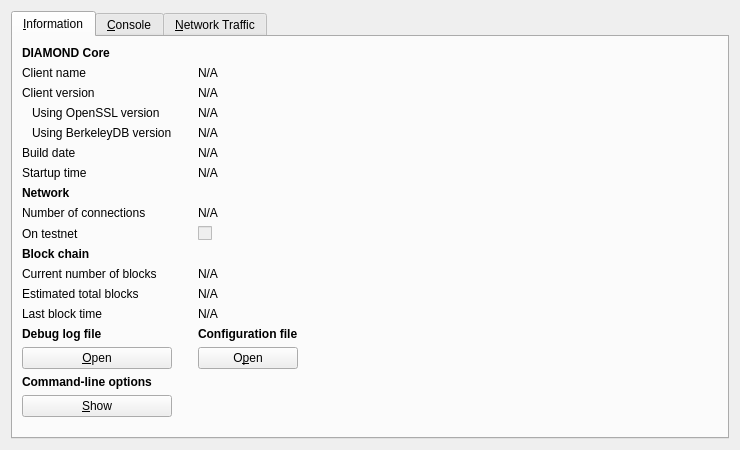
<?xml version="1.0" encoding="UTF-8"?>
<ui version="4.0">
 <class>RPCConsole</class>
 <widget class="QWidget" name="RPCConsole">
  <property name="geometry">
   <rect>
    <x>0</x>
    <y>0</y>
    <width>740</width>
    <height>450</height>
   </rect>
  </property>
  <property name="windowTitle">
   <string>DIAMOND - Debug window</string>
  </property>
  <layout class="QVBoxLayout" name="verticalLayout_2">
   <item>
    <widget class="QTabWidget" name="tabWidget">
     <property name="currentIndex">
      <number>0</number>
     </property>
     <widget class="QWidget" name="tab_info">
      <attribute name="title">
       <string>&amp;Information</string>
      </attribute>
      <layout class="QGridLayout" name="gridLayout">
       <item row="15" column="2">
        <widget class="QLabel" name="labelConfigfile">
         <property name="font">
          <font>
           <weight>75</weight>
           <bold>true</bold>
          </font>
         </property>
         <property name="text">
          <string>Configuration file</string>
         </property>
        </widget>
       </item>
       <item row="13" column="2">
        <widget class="QLabel" name="lastBlockTime">
         <property name="cursor">
          <cursorShape>IBeamCursor</cursorShape>
         </property>
         <property name="text">
          <string>N/A</string>
         </property>
         <property name="textFormat">
          <enum>Qt::PlainText</enum>
         </property>
         <property name="textInteractionFlags">
          <set>Qt::LinksAccessibleByMouse|Qt::TextSelectableByKeyboard|Qt::TextSelectableByMouse</set>
         </property>
        </widget>
       </item>
       <item row="11" column="0">
        <widget class="QLabel" name="label_3">
         <property name="text">
          <string>Current number of blocks</string>
         </property>
        </widget>
       </item>
       <item row="11" column="2">
        <widget class="QLabel" name="numberOfBlocks">
         <property name="cursor">
          <cursorShape>IBeamCursor</cursorShape>
         </property>
         <property name="text">
          <string>N/A</string>
         </property>
         <property name="textFormat">
          <enum>Qt::PlainText</enum>
         </property>
         <property name="textInteractionFlags">
          <set>Qt::LinksAccessibleByMouse|Qt::TextSelectableByKeyboard|Qt::TextSelectableByMouse</set>
         </property>
        </widget>
       </item>
       <item row="17" column="0">
        <widget class="QLabel" name="labelCLOptions">
         <property name="font">
          <font>
           <weight>75</weight>
           <bold>true</bold>
          </font>
         </property>
         <property name="text">
          <string>Command-line options</string>
         </property>
        </widget>
       </item>
       <item row="16" column="0">
        <widget class="QPushButton" name="openDebugLogfileButton">
         <property name="toolTip">
          <string>Open the DIAMOND debug log file from the current data directory. This can take a few seconds for large log files.</string>
         </property>
         <property name="text">
          <string>&amp;Open</string>
         </property>
         <property name="autoDefault">
          <bool>false</bool>
         </property>
        </widget>
       </item>
       <item row="15" column="0">
        <widget class="QLabel" name="labelDebugLogfile">
         <property name="font">
          <font>
           <weight>75</weight>
           <bold>true</bold>
          </font>
         </property>
         <property name="text">
          <string>Debug log file</string>
         </property>
        </widget>
       </item>
       <item row="18" column="3" rowspan="2">
        <spacer name="horizontalSpacer">
         <property name="orientation">
          <enum>Qt::Horizontal</enum>
         </property>
         <property name="sizeHint" stdset="0">
          <size>
           <width>404</width>
           <height>20</height>
          </size>
         </property>
        </spacer>
       </item>
       <item row="19" column="1">
        <spacer name="verticalSpacer">
         <property name="orientation">
          <enum>Qt::Vertical</enum>
         </property>
         <property name="sizeHint" stdset="0">
          <size>
           <width>20</width>
           <height>40</height>
          </size>
         </property>
        </spacer>
       </item>
       <item row="18" column="0">
        <widget class="QPushButton" name="showCLOptionsButton">
         <property name="toolTip">
          <string>Show the DIAMOND-Qt help message to get a list with possible DIAMOND command-line options.</string>
         </property>
         <property name="text">
          <string>&amp;Show</string>
         </property>
         <property name="autoDefault">
          <bool>false</bool>
         </property>
        </widget>
       </item>
       <item row="13" column="0">
        <widget class="QLabel" name="label_2">
         <property name="text">
          <string>Last block time</string>
         </property>
        </widget>
       </item>
       <item row="7" column="0">
        <widget class="QLabel" name="label_11">
         <property name="font">
          <font>
           <weight>75</weight>
           <bold>true</bold>
          </font>
         </property>
         <property name="text">
          <string>Network</string>
         </property>
        </widget>
       </item>
       <item row="6" column="2">
        <widget class="QLabel" name="startupTime">
         <property name="cursor">
          <cursorShape>IBeamCursor</cursorShape>
         </property>
         <property name="text">
          <string>N/A</string>
         </property>
         <property name="textFormat">
          <enum>Qt::PlainText</enum>
         </property>
         <property name="textInteractionFlags">
          <set>Qt::LinksAccessibleByMouse|Qt::TextSelectableByKeyboard|Qt::TextSelectableByMouse</set>
         </property>
        </widget>
       </item>
       <item row="6" column="0">
        <widget class="QLabel" name="label_13">
         <property name="text">
          <string>Startup time</string>
         </property>
        </widget>
       </item>
       <item row="9" column="0">
        <widget class="QLabel" name="label_8">
         <property name="text">
          <string>On testnet</string>
         </property>
        </widget>
       </item>
       <item row="8" column="2">
        <widget class="QLabel" name="numberOfConnections">
         <property name="cursor">
          <cursorShape>IBeamCursor</cursorShape>
         </property>
         <property name="text">
          <string>N/A</string>
         </property>
         <property name="textFormat">
          <enum>Qt::PlainText</enum>
         </property>
         <property name="textInteractionFlags">
          <set>Qt::LinksAccessibleByMouse|Qt::TextSelectableByKeyboard|Qt::TextSelectableByMouse</set>
         </property>
        </widget>
       </item>
       <item row="8" column="0">
        <widget class="QLabel" name="label_7">
         <property name="text">
          <string>Number of connections</string>
         </property>
        </widget>
       </item>
       <item row="10" column="0">
        <widget class="QLabel" name="label_10">
         <property name="font">
          <font>
           <weight>75</weight>
           <bold>true</bold>
          </font>
         </property>
         <property name="text">
          <string>Block chain</string>
         </property>
        </widget>
       </item>
       <item row="9" column="2">
        <widget class="QCheckBox" name="isTestNet">
         <property name="enabled">
          <bool>false</bool>
         </property>
         <property name="text">
          <string/>
         </property>
        </widget>
       </item>
       <item row="12" column="0">
        <widget class="QLabel" name="label_4">
         <property name="text">
          <string>Estimated total blocks</string>
         </property>
        </widget>
       </item>
       <item row="12" column="2">
        <widget class="QLabel" name="totalBlocks">
         <property name="cursor">
          <cursorShape>IBeamCursor</cursorShape>
         </property>
         <property name="text">
          <string>N/A</string>
         </property>
         <property name="textFormat">
          <enum>Qt::PlainText</enum>
         </property>
         <property name="textInteractionFlags">
          <set>Qt::LinksAccessibleByMouse|Qt::TextSelectableByKeyboard|Qt::TextSelectableByMouse</set>
         </property>
        </widget>
       </item>
       <item row="2" column="2">
        <widget class="QLabel" name="clientVersion">
         <property name="cursor">
          <cursorShape>IBeamCursor</cursorShape>
         </property>
         <property name="text">
          <string>N/A</string>
         </property>
         <property name="textFormat">
          <enum>Qt::PlainText</enum>
         </property>
         <property name="textInteractionFlags">
          <set>Qt::LinksAccessibleByMouse|Qt::TextSelectableByKeyboard|Qt::TextSelectableByMouse</set>
         </property>
        </widget>
       </item>
       <item row="4" column="0">
        <widget class="QLabel" name="label_berkeleyDBVersion">
         <property name="text">
          <string>Using BerkeleyDB version</string>
         </property>
         <property name="indent">
          <number>10</number>
         </property>
        </widget>
       </item>
       <item row="3" column="0">
        <widget class="QLabel" name="label_14">
         <property name="text">
          <string>Using OpenSSL version</string>
         </property>
         <property name="indent">
          <number>10</number>
         </property>
        </widget>
       </item>
       <item row="3" column="2">
        <widget class="QLabel" name="openSSLVersion">
         <property name="cursor">
          <cursorShape>IBeamCursor</cursorShape>
         </property>
         <property name="text">
          <string>N/A</string>
         </property>
         <property name="textFormat">
          <enum>Qt::PlainText</enum>
         </property>
         <property name="textInteractionFlags">
          <set>Qt::LinksAccessibleByMouse|Qt::TextSelectableByKeyboard|Qt::TextSelectableByMouse</set>
         </property>
        </widget>
       </item>
       <item row="4" column="2">
        <widget class="QLabel" name="berkeleyDBVersion">
         <property name="cursor">
          <cursorShape>IBeamCursor</cursorShape>
         </property>
         <property name="text">
          <string>N/A</string>
         </property>
         <property name="textFormat">
          <enum>Qt::PlainText</enum>
         </property>
         <property name="textInteractionFlags">
          <set>Qt::LinksAccessibleByMouse|Qt::TextSelectableByKeyboard|Qt::TextSelectableByMouse</set>
         </property>
        </widget>
       </item>
       <item row="5" column="0">
        <widget class="QLabel" name="label_12">
         <property name="text">
          <string>Build date</string>
         </property>
        </widget>
       </item>
       <item row="5" column="2">
        <widget class="QLabel" name="buildDate">
         <property name="cursor">
          <cursorShape>IBeamCursor</cursorShape>
         </property>
         <property name="text">
          <string>N/A</string>
         </property>
         <property name="textFormat">
          <enum>Qt::PlainText</enum>
         </property>
         <property name="textInteractionFlags">
          <set>Qt::LinksAccessibleByMouse|Qt::TextSelectableByKeyboard|Qt::TextSelectableByMouse</set>
         </property>
        </widget>
       </item>
       <item row="2" column="0">
        <widget class="QLabel" name="label_6">
         <property name="text">
          <string>Client version</string>
         </property>
        </widget>
       </item>
       <item row="0" column="0">
        <widget class="QLabel" name="label_9">
         <property name="font">
          <font>
           <weight>75</weight>
           <bold>true</bold>
          </font>
         </property>
         <property name="text">
          <string>DIAMOND Core</string>
         </property>
        </widget>
       </item>
       <item row="1" column="2">
        <widget class="QLabel" name="clientName">
         <property name="cursor">
          <cursorShape>IBeamCursor</cursorShape>
         </property>
         <property name="text">
          <string>N/A</string>
         </property>
         <property name="textFormat">
          <enum>Qt::PlainText</enum>
         </property>
         <property name="textInteractionFlags">
          <set>Qt::LinksAccessibleByMouse|Qt::TextSelectableByKeyboard|Qt::TextSelectableByMouse</set>
         </property>
        </widget>
       </item>
       <item row="1" column="0">
        <widget class="QLabel" name="label_5">
         <property name="text">
          <string>Client name</string>
         </property>
        </widget>
       </item>
       <item row="14" column="2">
        <spacer name="verticalSpacer_2">
         <property name="orientation">
          <enum>Qt::Vertical</enum>
         </property>
         <property name="sizeHint" stdset="0">
          <size>
           <width>20</width>
           <height>20</height>
          </size>
         </property>
        </spacer>
       </item>
       <item row="16" column="2">
        <widget class="QPushButton" name="openConfigurationfileButton">
         <property name="toolTip">
          <string>Open the DIAMOND configuration file from the current data directory.</string>
         </property>
         <property name="text">
          <string>O&amp;pen</string>
         </property>
         <property name="autoDefault">
          <bool>false</bool>
         </property>
        </widget>
       </item>
      </layout>
     </widget>
     <widget class="QWidget" name="tab_console">
      <attribute name="title">
       <string>&amp;Console</string>
      </attribute>
      <layout class="QVBoxLayout" name="verticalLayout_3">
       <property name="spacing">
        <number>3</number>
       </property>
       <item>
        <widget class="QTextEdit" name="messagesWidget">
         <property name="minimumSize">
          <size>
           <width>0</width>
           <height>100</height>
          </size>
         </property>
         <property name="readOnly">
          <bool>true</bool>
         </property>
         <property name="tabKeyNavigation" stdset="0">
          <bool>false</bool>
         </property>
         <property name="columnCount" stdset="0">
          <number>2</number>
         </property>
        </widget>
       </item>
       <item>
        <layout class="QHBoxLayout" name="horizontalLayout">
         <property name="spacing">
          <number>3</number>
         </property>
         <item>
          <widget class="QLabel" name="label">
           <property name="text">
            <string notr="true">&gt;</string>
           </property>
          </widget>
         </item>
         <item>
          <widget class="QLineEdit" name="lineEdit"/>
         </item>
         <item>
          <widget class="QPushButton" name="clearButton">
           <property name="maximumSize">
            <size>
             <width>24</width>
             <height>24</height>
            </size>
           </property>
           <property name="toolTip">
            <string>Clear console</string>
           </property>
           <property name="text">
            <string/>
           </property>
           <property name="icon">
            <iconset resource="../bitcoin.qrc">
             <normaloff>:/icons/remove</normaloff>:/icons/remove</iconset>
           </property>
           <property name="shortcut">
            <string notr="true">Ctrl+L</string>
           </property>
           <property name="autoDefault">
            <bool>false</bool>
           </property>
          </widget>
         </item>
        </layout>
       </item>
      </layout>
     </widget>
     <widget class="QWidget" name="tab_nettraffic">
      <attribute name="title">
       <string>&amp;Network Traffic</string>
      </attribute>
      <layout class="QHBoxLayout" name="horizontalLayout_3">
       <item>
        <layout class="QVBoxLayout" name="verticalLayout_4">
         <item>
          <widget class="TrafficGraphWidget" name="trafficGraph" native="true">
           <property name="sizePolicy">
            <sizepolicy hsizetype="Expanding" vsizetype="Expanding">
             <horstretch>0</horstretch>
             <verstretch>0</verstretch>
            </sizepolicy>
           </property>
          </widget>
         </item>
         <item>
          <layout class="QHBoxLayout" name="horizontalLayout_2">
           <item>
            <widget class="QSlider" name="sldGraphRange">
             <property name="minimum">
              <number>1</number>
             </property>
             <property name="maximum">
              <number>288</number>
             </property>
             <property name="pageStep">
              <number>12</number>
             </property>
             <property name="value">
              <number>6</number>
             </property>
             <property name="orientation">
              <enum>Qt::Horizontal</enum>
             </property>
            </widget>
           </item>
           <item>
            <widget class="QLabel" name="lblGraphRange">
             <property name="minimumSize">
              <size>
               <width>100</width>
               <height>0</height>
              </size>
             </property>
             <property name="alignment">
              <set>Qt::AlignCenter</set>
             </property>
            </widget>
           </item>
           <item>
            <widget class="QPushButton" name="btnClearTrafficGraph">
             <property name="text">
              <string>&amp;Clear</string>
             </property>
             <property name="autoDefault">
              <bool>false</bool>
             </property>
            </widget>
           </item>
          </layout>
         </item>
        </layout>
       </item>
       <item>
        <layout class="QVBoxLayout" name="verticalLayout">
         <item>
          <widget class="QGroupBox" name="groupBox">
           <property name="title">
            <string>Totals</string>
           </property>
           <layout class="QVBoxLayout" name="verticalLayout_5">
            <item>
             <layout class="QHBoxLayout" name="horizontalLayout_4">
              <item>
               <widget class="Line" name="line">
                <property name="sizePolicy">
                 <sizepolicy hsizetype="Fixed" vsizetype="Fixed">
                  <horstretch>0</horstretch>
                  <verstretch>0</verstretch>
                 </sizepolicy>
                </property>
                <property name="minimumSize">
                 <size>
                  <width>10</width>
                  <height>0</height>
                 </size>
                </property>
                <property name="palette">
                 <palette>
                  <active>
                   <colorrole role="Light">
                    <brush brushstyle="SolidPattern">
                     <color alpha="255">
                      <red>0</red>
                      <green>255</green>
                      <blue>0</blue>
                     </color>
                    </brush>
                   </colorrole>
                  </active>
                  <inactive>
                   <colorrole role="Light">
                    <brush brushstyle="SolidPattern">
                     <color alpha="255">
                      <red>0</red>
                      <green>255</green>
                      <blue>0</blue>
                     </color>
                    </brush>
                   </colorrole>
                  </inactive>
                  <disabled>
                   <colorrole role="Light">
                    <brush brushstyle="SolidPattern">
                     <color alpha="255">
                      <red>0</red>
                      <green>255</green>
                      <blue>0</blue>
                     </color>
                    </brush>
                   </colorrole>
                  </disabled>
                 </palette>
                </property>
                <property name="orientation">
                 <enum>Qt::Horizontal</enum>
                </property>
               </widget>
              </item>
              <item>
               <widget class="QLabel" name="label_16">
                <property name="text">
                 <string>Received:</string>
                </property>
               </widget>
              </item>
              <item>
               <widget class="QLabel" name="lblBytesIn">
                <property name="minimumSize">
                 <size>
                  <width>50</width>
                  <height>0</height>
                 </size>
                </property>
                <property name="alignment">
                 <set>Qt::AlignRight|Qt::AlignTrailing|Qt::AlignVCenter</set>
                </property>
               </widget>
              </item>
             </layout>
            </item>
            <item>
             <layout class="QHBoxLayout" name="horizontalLayout_5">
              <item>
               <widget class="Line" name="line_2">
                <property name="sizePolicy">
                 <sizepolicy hsizetype="Fixed" vsizetype="Fixed">
                  <horstretch>0</horstretch>
                  <verstretch>0</verstretch>
                 </sizepolicy>
                </property>
                <property name="minimumSize">
                 <size>
                  <width>10</width>
                  <height>0</height>
                 </size>
                </property>
                <property name="palette">
                 <palette>
                  <active>
                   <colorrole role="Light">
                    <brush brushstyle="SolidPattern">
                     <color alpha="255">
                      <red>255</red>
                      <green>0</green>
                      <blue>0</blue>
                     </color>
                    </brush>
                   </colorrole>
                  </active>
                  <inactive>
                   <colorrole role="Light">
                    <brush brushstyle="SolidPattern">
                     <color alpha="255">
                      <red>255</red>
                      <green>0</green>
                      <blue>0</blue>
                     </color>
                    </brush>
                   </colorrole>
                  </inactive>
                  <disabled>
                   <colorrole role="Light">
                    <brush brushstyle="SolidPattern">
                     <color alpha="255">
                      <red>255</red>
                      <green>0</green>
                      <blue>0</blue>
                     </color>
                    </brush>
                   </colorrole>
                  </disabled>
                 </palette>
                </property>
                <property name="orientation">
                 <enum>Qt::Horizontal</enum>
                </property>
               </widget>
              </item>
              <item>
               <widget class="QLabel" name="label_17">
                <property name="text">
                 <string>Sent:</string>
                </property>
               </widget>
              </item>
              <item>
               <widget class="QLabel" name="lblBytesOut">
                <property name="minimumSize">
                 <size>
                  <width>50</width>
                  <height>0</height>
                 </size>
                </property>
                <property name="alignment">
                 <set>Qt::AlignRight|Qt::AlignTrailing|Qt::AlignVCenter</set>
                </property>
               </widget>
              </item>
             </layout>
            </item>
            <item>
             <spacer name="verticalSpacer_4">
              <property name="orientation">
               <enum>Qt::Vertical</enum>
              </property>
              <property name="sizeHint" stdset="0">
               <size>
                <width>20</width>
                <height>407</height>
               </size>
              </property>
             </spacer>
            </item>
           </layout>
          </widget>
         </item>
        </layout>
       </item>
      </layout>
     </widget>
    </widget>
   </item>
  </layout>
 </widget>
 <customwidgets>
  <customwidget>
   <class>TrafficGraphWidget</class>
   <extends>QWidget</extends>
   <header>trafficgraphwidget.h</header>
   <container>1</container>
   <slots>
    <slot>clear()</slot>
   </slots>
  </customwidget>
 </customwidgets>
 <resources>
  <include location="../bitcoin.qrc"/>
 </resources>
 <connections/>
</ui>
